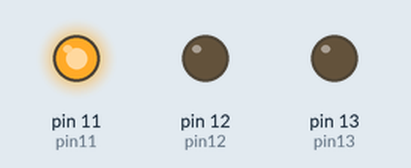
Bench run of a sketch on a simulated Arduino Uno, built with avr-gcc and run on an emulated ATmega328P. On the bench: output pins drawn as LEDs (lit = HIGH).

Above: at 0.5 s.
At 2.5 s:
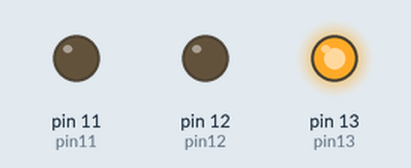
At 3.5 s:
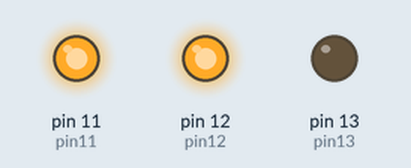
At 4.5 s:
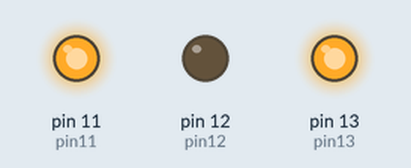
At 6.5 s:
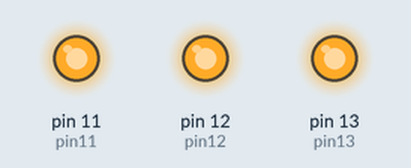
At 8.5 s:
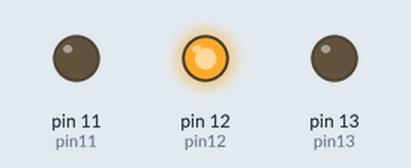
Timing chart, 0 to 9.1 s (numbered marks = the images above):
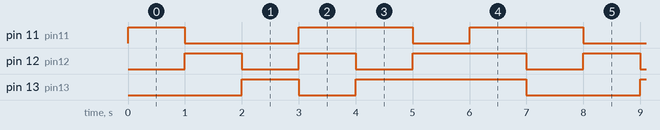

Measured:
- by itself, pin 11 (pin11): repeats every 7.0 s: LOW 2.0 s, HIGH 2.0 s, LOW 1.0 s, HIGH 2.0 s
- by itself, pin 12 (pin12): repeats every 7.0 s: LOW 1.0 s, HIGH 1.0 s, LOW 1.0 s, HIGH 2.0 s, LOW 1.0 s, HIGH 1.0 s
- by itself, pin 13 (pin13): repeats every 7.0 s: LOW 1.0 s, HIGH 3.0 s, LOW 2.0 s, HIGH 1.0 s

The sketch:

light.ino
```cpp
// Emre Guzel
// Mar 3 2026
// RGB light program

// setting the variable for pin 11 , 12 , 13
int pin11 = 11;
int pin12 = 12;
int pin13 = 13;

// setting the pin 5
void setup()
{
  pinMode(pin11, OUTPUT);
  pinMode(pin12, OUTPUT);
  pinMode(pin13, OUTPUT);
}

// making the program in a loop and running the led for 1 second every time it runs
void loop()
{

// 1. red
    digitalWrite(pin11, HIGH);
    digitalWrite(pin12, LOW);
    digitalWrite(pin13, LOW);
    delay(1000);

    // 2. green
    digitalWrite(pin11, LOW);
    digitalWrite(pin12, HIGH);
    digitalWrite(pin13, LOW);
    delay(1000);

    // 3. blue
    digitalWrite(pin11, LOW);
    digitalWrite(pin12, LOW);
    digitalWrite(pin13, HIGH);
    delay(1000);

    // 4. yellow (red + green)
    digitalWrite(pin11, HIGH);
    digitalWrite(pin12, HIGH);
    digitalWrite(pin13, LOW);
    delay(1000);

    // 5. purple / magenta (red + blue)
    digitalWrite(pin11, HIGH);
    digitalWrite(pin12, LOW);
    digitalWrite(pin13, HIGH);
    delay(1000);

    // 6. cyan (green + blue) -
    digitalWrite(pin11, LOW);
    digitalWrite(pin12, HIGH);
    digitalWrite(pin13, HIGH);
    delay(1000);

    // 7. white (red + green + blue)
    digitalWrite(pin11, HIGH);
    digitalWrite(pin12, HIGH);
    digitalWrite(pin13, HIGH);
    delay(1000);
}
```
